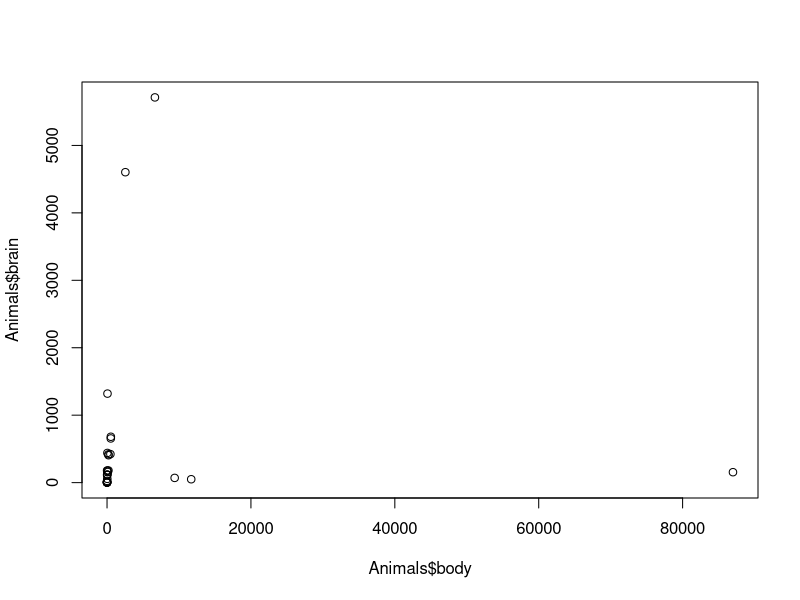
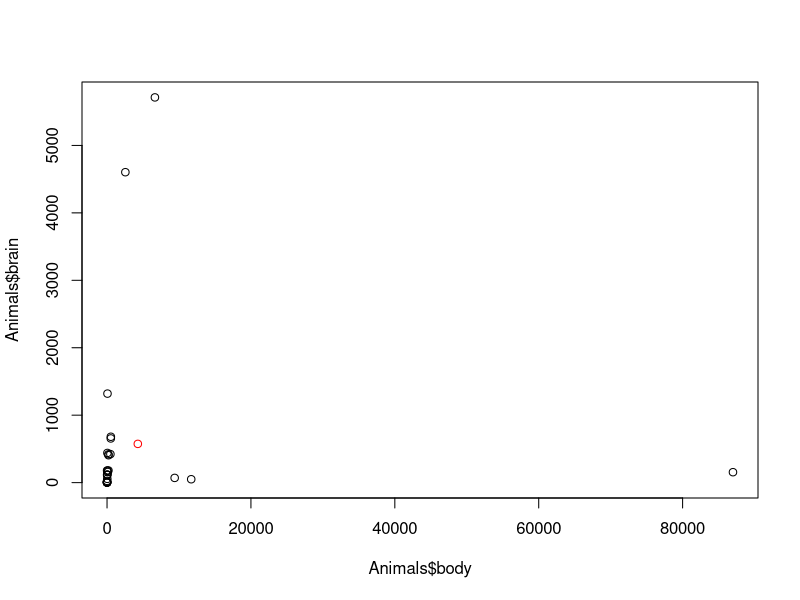
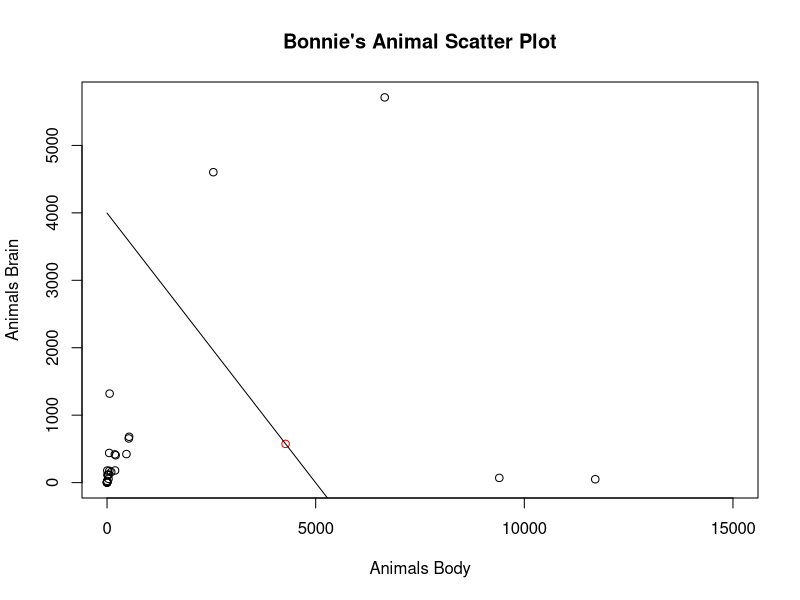

R code for these plots, in order:

library(MASS)
data(Animals)
head(Animals)

Animals$body
mean(Animals$body)
sd(Animals$body)

plot(x=Animals$body, y=Animals$brain)

data_center_x = mean(Animals$body)
data_center_y = mean(Animals$brain)
c(data_center_x, data_center_y)

plot(x = Animals$body, y = Animals$brain)
points(x = data_center_x, y = data_center_y, col = "red")

line_point_slope = function(x, x1, y1, slope)
{
  get_y_intercept = 
    function(x1, y1, slope) 
      return(-(x1 * slope) + y1)
  
  linear = 
    function(x, yint, slope) 
      return(yint + x * slope)
  
  return(linear(x, get_y_intercept(x1, y1, slope), slope))
}

plot(x = Animals$body, y = Animals$brain,main = "Bonnie's Animal Scatter Plot", xlab ="Animals Body", ylab = "Animals Brain", xlim = c(0,15000) )
points(x = data_center_x, y = data_center_y, col = "red")
curve(
  line_point_slope(
    x, 
    data_center_x, 
    data_center_y,
    -0.8), 
  add = TRUE)



